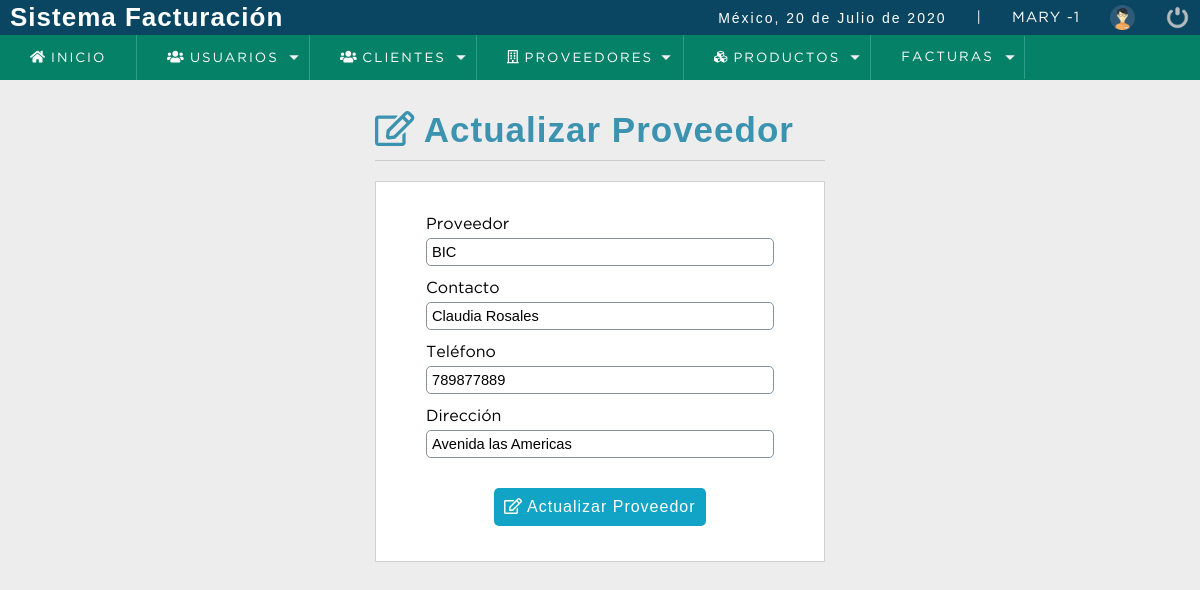
The page /sistema/editar_proveedor.php?id=1 (signed in) on the database its author committed.
### tables this page shows
CREATE TABLE `proveedor` (
  `codproveedor` int(11) NOT NULL,
  `proveedor` varchar(100) DEFAULT NULL,
  `contacto` varchar(100) DEFAULT NULL,
  `telefono` bigint(11) DEFAULT NULL,
  `direccion` text DEFAULT NULL,
  `date_add` datetime NOT NULL DEFAULT current_timestamp(),
  `usuario_id` int(11) NOT NULL,
  `estatus` int(11) NOT NULL DEFAULT 1
);

### sistema/editar_proveedor.php (the view, shortened to what this page needs)
<?php
	include "../conexion.php";
	$idproveedor=$_REQUEST['id'];
	$sql=mysqli_query($conection, "SELECT *	FROM proveedor WHERE codproveedor=$idproveedor and estatus = 1 ");
	$resul_sql=mysqli_num_rows($sql);
	if ($resul_sql==0) {
		header('location: lista_proveedor.php');
	}else{
		while ($data=mysqli_fetch_array($sql)) {
			$proveedor   = $data['proveedor'];
			$contacto    = $data['contacto'];
			$telefono    = $data['telefono'];
			$direccion   = $data['direccion'];
		}
	}
?>
<!DOCTYPE html>
<html lang="en">
<head>
	<?php include "includes/scripts.php"; ?>
</head>
<body>
	<?php include "includes/header.php"; ?>
	<section id="container">
		<div class="form_register">
			<h1><i class="far fa-edit"></i> Actualizar Proveedor</h1>
			<hr>
			<form action="" method="post">
				<label for="proveedor"> Proveedor</label>
				<input type="text" name="proveedor" id="proveedor" placeholder="Nombre del Proveedor" value="<?php echo $proveedor; ?>">
				<label for="contacto"> Contacto</label>
				<input type="text" name="contacto" id="contacto" placeholder="Nombre completo del contacto" value="<?php echo $contacto; ?>">
				<label for="telefono"> Teléfono</label>
				<input type="number" name="telefono" id="telefono" placeholder="Teléfono" value="<?php echo $telefono; ?>">
				<label for="direccion"> Dirección</label>
				<input type="text" name="direccion" id="direccion" placeholder="Dirección completa" value="<?php echo $direccion; ?>">
				<button type="submit" class="btn_save"><i class="far fa-edit"></i> Actualizar Proveedor</button>
			</form>
		</div>
	</section>
</body>
</html>

### sistema/css/style.css (style rules this page uses)
* { margin: 0; padding: 0; box-sizing: border-box; }
body { background: #ededed; }
h1, h2, h3, h4, h5, h6 { font-family: 'arial'; font-weight: bold; letter-spacing: 1px; }
h1 { font-size: 26px; }
#container { padding: 90px 15px 15px; }
.form_register { width: 450px; margin: auto; margin-top: 20px; }
.form_register h1 { color: #3c93b0; }
hr { border: 0; background: #CCC; height: 1px; margin: 10px 0; display: block; }
form { background: #FFF; margin: auto; padding: 20px 50px; border: 1px solid #d1d1d1; }
label { display: block; font-size: 12pt; font-family: 'GothamBook'; margin: 15px auto 5px auto; }
input,select { display: block; width: 100%; font-size: 11pt; padding: 5px; border: 1px solid #85929e; border-radius: 5px; }
.btn_save { font-size: 12pt; background: #12a4c6; padding: 10px; color: #FFF; letter-spacing: 1px; border: 0; cursor: pointer; margin: 30px auto 15px auto; display: block; border-radius: 5px; }
#container h1 { font-size: 35px; display: inline-block; }

### rows shown on the page
proveedor: proveedor "BIC", contacto "Claudia Rosales", telefono "789877889", direccion "Avenida las Americas"

### other values the page prints
fechaC() "20 de Julio de 2020"
$_SESSION['nombre'] "MARY"
$_SESSION['rol'] "1"
